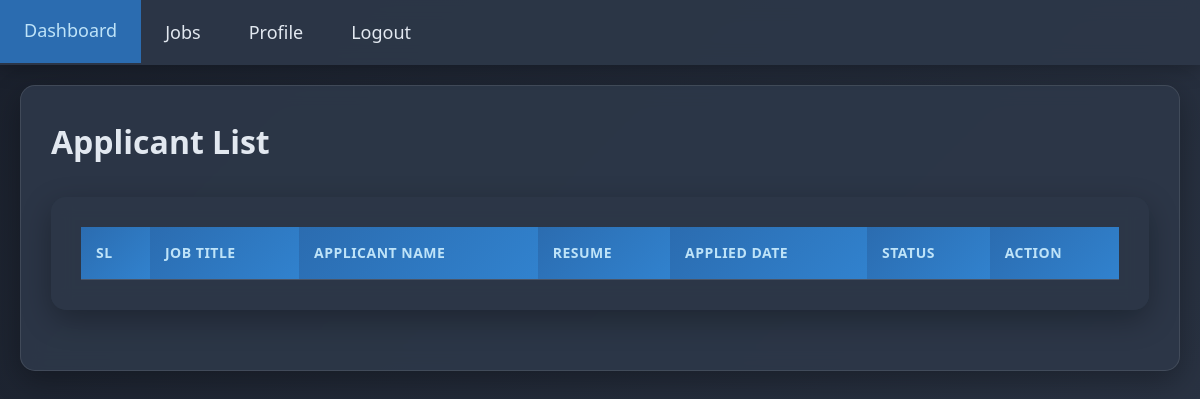
The page /applicant-list/7/ (signed in) on the database as committed earlier.
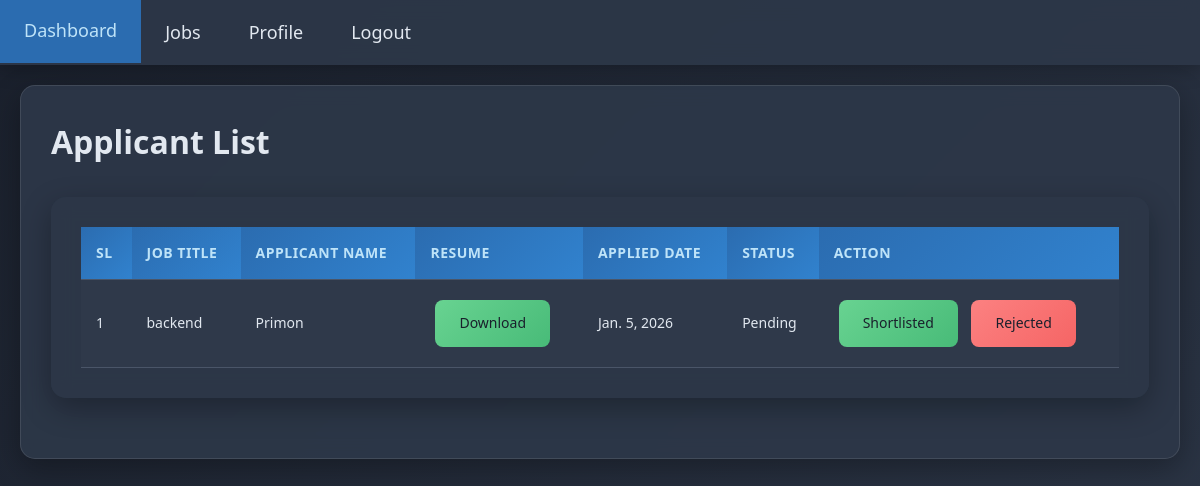
The same page on the database as committed later.
### job_portal_app/models.py (models this page shows, shortened)
class ApplyJobModel(models.Model):
    STATUS = {
        ('Pending','Pending'),
        ('Shortlisted','Shortlisted'),
        ('Rejected','Rejected'),
    }
    applied_by = models.ForeignKey(JobSeekerModel, on_delete=models.CASCADE, related_name='seeker_info', null=True)
    job = models.ForeignKey(JobPostModel, on_delete=models.CASCADE, related_name='seeker_job', null=True)
    resume = models.FileField(upload_to='media/resume', null=True)
    status = models.CharField(choices=STATUS, max_length=20, default='Pending',null=True)
    applied_date = models.DateField(auto_now_add=True, null=True)

class JobPostModel(models.Model):
    posted_by = models.ForeignKey(EmployerModel, on_delete=models.CASCADE, related_name='employeer_job', null=True)
    job_title = models.CharField(max_length=255, null=True)
    description = models.CharField(max_length=255, null=True)
    skills_required = models.CharField(max_length=255, null=True)
    salary = models.IntegerField(null=True)
    deadline = models.DateField(null=True)
    posted_date = models.DateField(auto_now_add=True, null=True)

class JobSeekerModel(models.Model):
    seeker = models.OneToOneField(PortalUserModel, on_delete=models.CASCADE, related_name='seeker_profile', null=True)
    full_name = models.CharField(max_length=200, null=True)
    contact_number = models.CharField(max_length=15, null=True)
    last_education = models.CharField(max_length=100, null=True)
    skills = models.TextField(null=True)

### job_portal_app/views.py (the view)
# urls.py: path('applicant-list/<int:job_id>/',applicant_list,name='applicant_list'),
@login_required
def applicant_list(request, job_id):
    applicant_data = ApplyJobModel.objects.filter(job = job_id)
    context = {
        'applicant_data': applicant_data
    }
    return render(request, 'jobs/applicant-list.html',context)

### job_portal_app/templates/jobs/applicant-list.html
{% extends 'master/base.html' %}
{% block content %}
<div class="container">
  <div class="card">
    <h1>Applicant List</h1>
    <div class="table-container">
      <table>
          <tr>
              <th>SL</th>
              <th>Job Title</th>
              <th>Applicant Name</th>
              <th>Resume</th>
              <th>Applied Date</th>
              <th>Status</th>
              <th>Action</th>
          </tr>
          {% for i in applicant_data %}
          <tr>
              <td>{{forloop.counter}}</td>
              <td>{{i.job.job_title}}</td>
              <td>{{i.applied_by.full_name}}</td>
              <td>
                  <a href="{{i.resume.url}}" target="_blank" class="btn">Download</a>
              </td>
              <td>{{i.applied_date}}</td>
              <td>{{i.status}}</td>
              <td>
                  <a href="{% url 'shortlisted' i.id %}" class="btn">Shortlisted</a>
                  <a href="{% url 'rejected' i.id %}" class="btn btn-danger">Rejected</a>
              </td>
          </tr>
          {% endfor %}
      </table>
    </div>
  </div>
</div>
{% endblock content %}

### job_portal_app/templates/master/base.html (shortened to what this page needs)
<!DOCTYPE html>
<html>
<head>
</head>
<body>
{% include 'master/nav.html' %}
{% block content %}
{% endblock content %}
</body>
</html>

### job_portal_app/templates/master/nav.html (shortened to what this page needs)
<div class="topnav">
  <a class="active" href="{% url 'dashboard' %}">Dashboard</a>
  <a href="{% url 'job_list' %}">Jobs</a>
  <a href="{% url 'profile' %}">Profile</a>
  <a href="{% url 'logout_func' %}">Logout</a>
</div>

### job_portal_app/templates/master/base.html (style rules this page uses)
* { margin: 0; padding: 0; box-sizing: border-box; }
body { font-family: 'Segoe UI', Tahoma, Geneva, Verdana, sans-serif; line-height: 1.6; color: #e2e8f0; background: linear-gradient(135deg, #1a202c 0%, #2d3748 100%); min-height: 100vh; }
.container { max-width: 1200px; margin: 0 auto; padding: 0 20px; }
.topnav { background: rgba(45, 55, 72, 0.95); backdrop-filter: blur(10px); box-shadow: 0 2px 20px rgba(0, 0, 0, 0.3); overflow: hidden; position: sticky; top: 0; z-index: 1000; }
.topnav a { float: left; color: #e2e8f0; text-align: center; padding: 18px 24px; text-decoration: none; font-size: 18px; font-weight: 500; transition: all 0.3s ease; position: relative; }
.topnav a.active { background-color: #2b6cb0; color: #bee3f8; }
.table-container { background: rgba(45, 55, 72, 0.95); backdrop-filter: blur(10px); border-radius: 15px; padding: 30px; margin: 30px auto; max-width: 1200px; box-shadow: 0 10px 30px rgba(0, 0, 0, 0.3); overflow-x: auto; }
table { width: 100%; border-collapse: collapse; font-size: 14px; }
th, td { padding: 15px; text-align: left; border-bottom: 1px solid #4a5568; color: #e2e8f0; }
th { background: linear-gradient(135deg, #2b6cb0 0%, #3182ce 100%); color: #bee3f8; font-weight: 600; text-transform: uppercase; letter-spacing: 0.5px; }
tr:nth-child(even) { background: rgba(74, 85, 104, 0.1); }
.card { background: rgba(45, 55, 72, 0.95); backdrop-filter: blur(10px); border-radius: 15px; padding: 30px; margin: 20px 0; box-shadow: 0 10px 30px rgba(0, 0, 0, 0.3); border: 1px solid rgba(255, 255, 255, 0.1); }
.btn { display: inline-block; padding: 12px 24px; background: linear-gradient(135deg, #68d391 0%, #48bb78 100%); color: #1a202c; text-decoration: none; border-radius: 8px; font-weight: 500; transition: all 0.3s ease; border: none; cursor: pointer; margin: 5px; }
.btn-danger { background: linear-gradient(135deg, #fc8181 0%, #f56565 100%); }

Rows that differ between the two databases and show on the page:
added ApplyJobModel: job.job_title "backend", applied_by.full_name "Primon", applied_date "Jan. 5, 2026", status "Pending"
